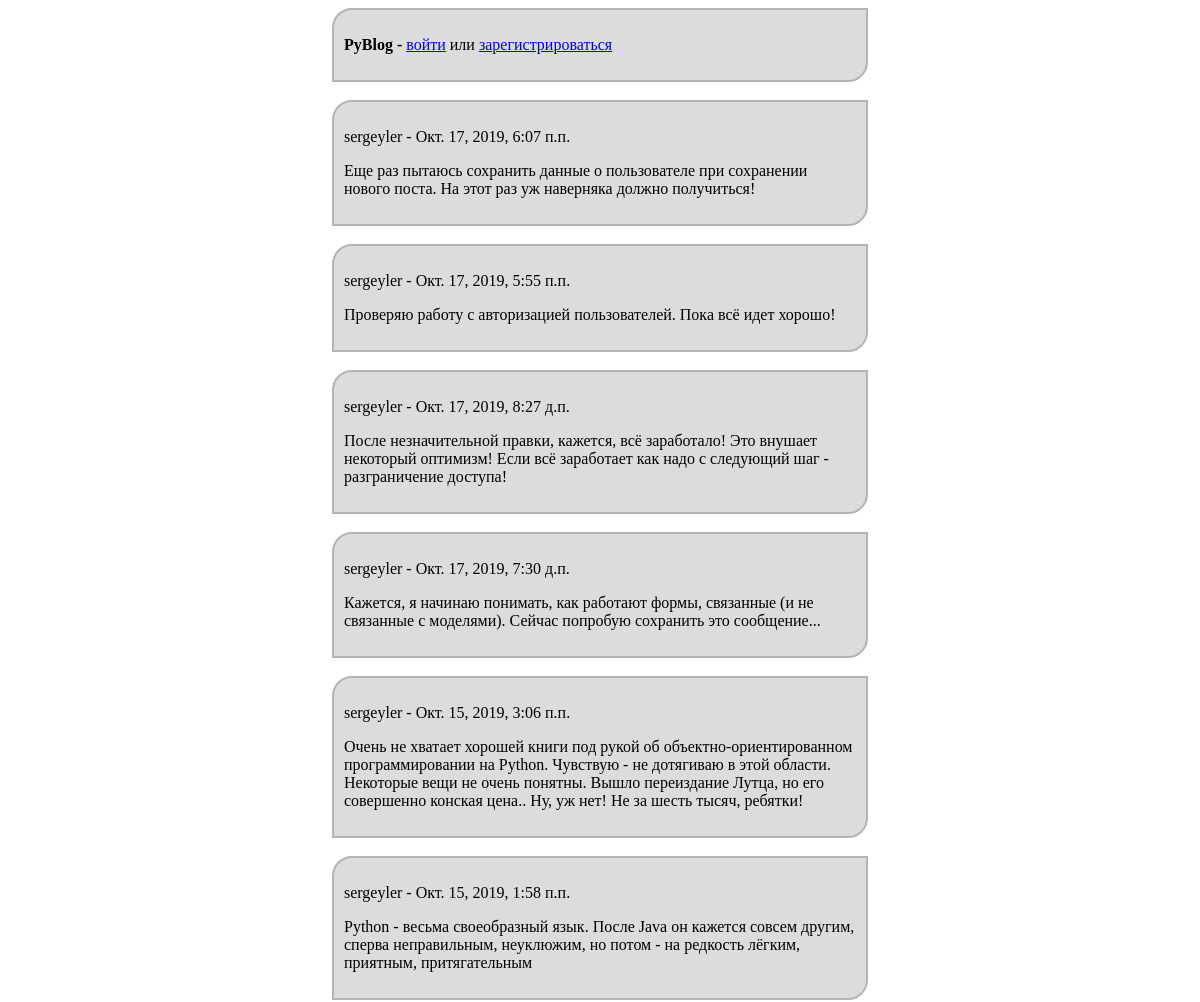
The app's page /topics_list/ (upper part), older data.
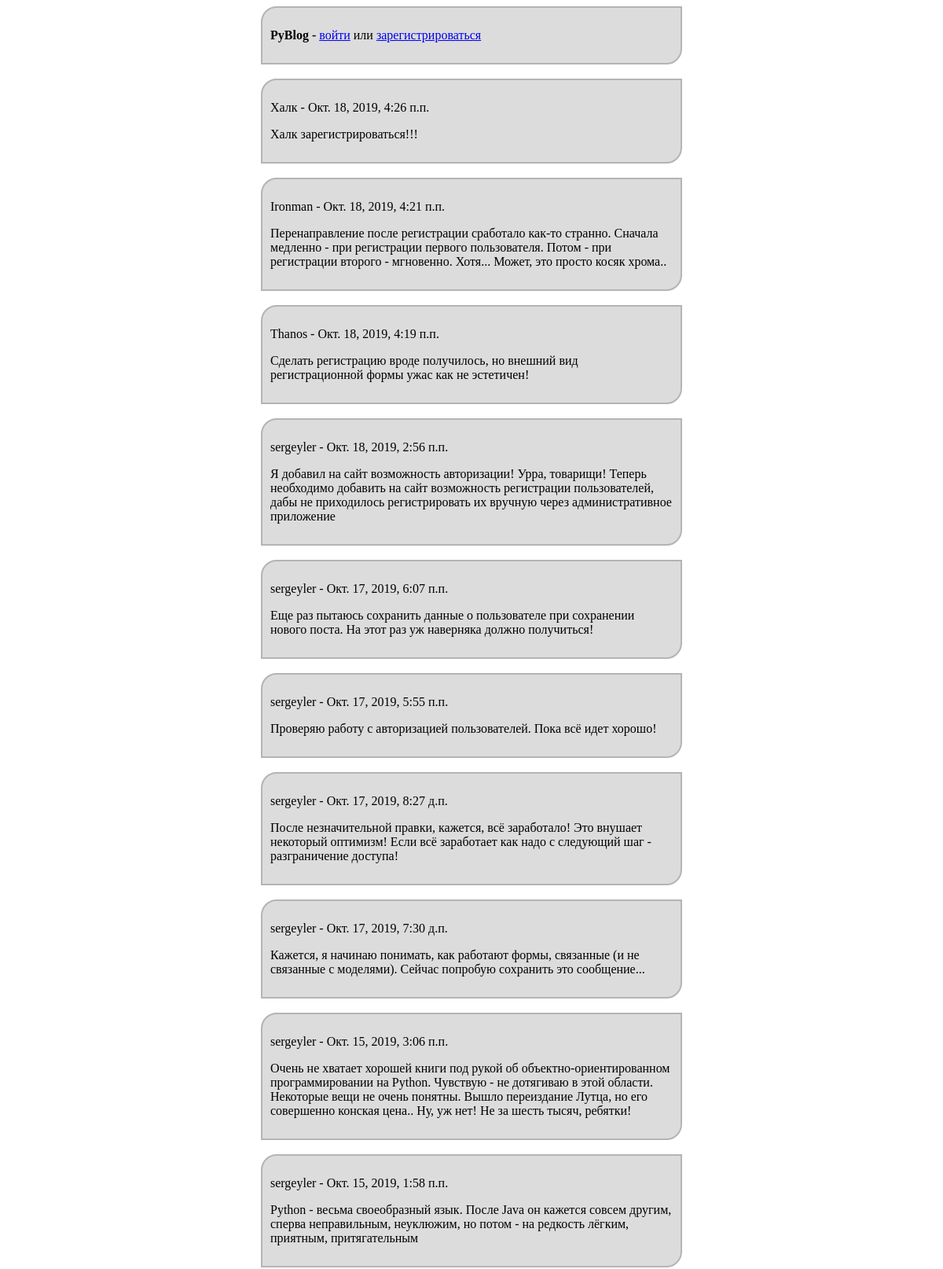
The same page, newer data.
### main/models.py (models this page shows)
class Topic(models.Model):
    content = TextField(max_length=2048, verbose_name='Текст')
    published = DateTimeField(auto_now_add=True, verbose_name='Опубликовано')
    creator = ForeignKey(User, on_delete=models.SET_NULL, verbose_name='Опубликовал', null=True)
    class Meta:
        verbose_name = 'Запись блога'
        verbose_name_plural = 'Записи блога'
        ordering = ['published']

### main/views.py (the view)
# urls.py: path('topics_list/', topics_list_controller, name='index'),
def topics_list_controller(request):
    topics = Topic.objects.order_by('-published')
    context = {'topics': topics}
    if request.method == 'POST':
        form = TopicForm(request.POST)
        if form.is_valid():
            new_topic = form.save(commit=False)
            new_topic.creator = request.user
            new_topic.save()
    if request.user.is_authenticated:
        form = TopicForm()
        context['form'] = form
    return render(request, 'main/topics_list.html', context)

### main/templates/main/topics_list.html (shortened to what this page needs)
{% extends 'layout/basic.html' %}
{% block header %}
    <div class="block">
        <p>
            <b>PyBlog - </b>
            {% if user.is_authenticated %}
                {{ user }} - <a href={% url 'logout' %}>выйти</a>
            {% else %}
                <a href={% url 'login' %}>войти</a> или <a href={% url 'register' %}>зарегистрироваться</a>
            {% endif %}
        </p>
    </div>
    <br>
{% endblock %}
{% block content %}
    {% for topic in topics %}
        <div class='block'>
            <p>
                {{ topic.creator }} - {{ topic.published }}
            </p>
            <p>{{ topic.content }}</p>
        </div>
        <br>
    {% endfor %}
{% endblock %}

### main/templates/layout/basic.html (shortened to what this page needs)
{% load static %}
<!DOCTYPE html>
<html lang="en">
<head>
    <link rel="stylesheet" type="text/css" href="{% static 'main/style.css' %}"/>
</head>
<body>
{% block header %}
{% endblock %}
{% block content %}
{% endblock %}
</body>
</html>

### main/static/main/style.css (style rules this page uses)
div.block { background-color: RGB(220, 220, 220); border-top-left-radius: 20px; border-bottom-right-radius: 20px; border: 2px solid RGB(180,180,180); padding: 10px; margin-left: auto; margin-right: auto; width: 32em }

Row changes from the older to the newer data that the page shows:
added Topic: creator "Халк", published "Окт. 18, 2019, 4:26 п.п.", content "Халк зарегистрироваться!!!"
added Topic: creator "Ironman", published "Окт. 18, 2019, 4:21 п.п.", content "Перенаправление после регистрации сработало как-то странно. Сначала медленно - при регистрации первого пользователя. Потом - при регистрации второго - мгновенно. Хотя... Может, это просто косяк хрома.."
added Topic: creator "Thanos", published "Окт. 18, 2019, 4:19 п.п.", content "Сделать регистрацию вроде получилось, но внешний вид регистрационной формы ужас как не эстетичен!"
added Topic: creator "sergeyler", published "Окт. 18, 2019, 2:56 п.п.", content "Я добавил на сайт возможность авторизации! Урра, товарищи! Теперь необходимо добавить на сайт возможность регистрации пользователей, дабы не приходилось регистрировать их вручную через административное приложение"
